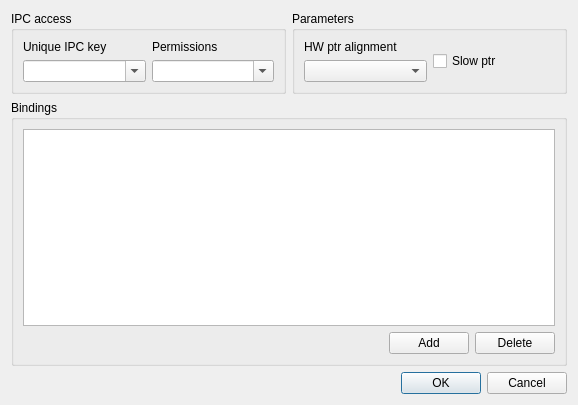
<?xml version="1.0" encoding="UTF-8"?>
<ui version="4.0">
 <class>ZShareDialog</class>
 <widget class="QDialog" name="ZShareDialog">
  <property name="geometry">
   <rect>
    <x>0</x>
    <y>0</y>
    <width>578</width>
    <height>405</height>
   </rect>
  </property>
  <property name="windowTitle">
   <string>dmix/dsnoop/dshare plugin properties</string>
  </property>
  <layout class="QVBoxLayout" name="verticalLayout_5">
   <item>
    <layout class="QHBoxLayout" name="horizontalLayout_4">
     <item>
      <widget class="QGroupBox" name="groupIPC">
       <property name="title">
        <string>IPC access</string>
       </property>
       <layout class="QHBoxLayout" name="horizontalLayout">
        <item>
         <layout class="QVBoxLayout" name="verticalLayout_2">
          <item>
           <widget class="QLabel" name="label_2">
            <property name="text">
             <string>Unique IPC key</string>
            </property>
            <property name="buddy">
             <cstring>comboIPCKey</cstring>
            </property>
           </widget>
          </item>
          <item>
           <widget class="QComboBox" name="comboIPCKey">
            <property name="editable">
             <bool>true</bool>
            </property>
           </widget>
          </item>
         </layout>
        </item>
        <item>
         <layout class="QVBoxLayout" name="verticalLayout">
          <item>
           <widget class="QLabel" name="label_3">
            <property name="text">
             <string>Permissions</string>
            </property>
            <property name="buddy">
             <cstring>comboIPCPerm</cstring>
            </property>
           </widget>
          </item>
          <item>
           <widget class="QComboBox" name="comboIPCPerm">
            <property name="editable">
             <bool>true</bool>
            </property>
           </widget>
          </item>
         </layout>
        </item>
       </layout>
      </widget>
     </item>
     <item>
      <widget class="QGroupBox" name="groupParams">
       <property name="title">
        <string>Parameters</string>
       </property>
       <layout class="QHBoxLayout" name="horizontalLayout_3">
        <item>
         <layout class="QVBoxLayout" name="verticalLayout_4">
          <item>
           <widget class="QLabel" name="label">
            <property name="text">
             <string>HW ptr alignment</string>
            </property>
            <property name="buddy">
             <cstring>comboHWPtrAlignment</cstring>
            </property>
           </widget>
          </item>
          <item>
           <widget class="QComboBox" name="comboHWPtrAlignment"/>
          </item>
         </layout>
        </item>
        <item>
         <widget class="QCheckBox" name="checkSlowPtr">
          <property name="toolTip">
           <string>Slow but more precise pointer updates</string>
          </property>
          <property name="text">
           <string>Slow ptr</string>
          </property>
          <property name="tristate">
           <bool>true</bool>
          </property>
         </widget>
        </item>
       </layout>
      </widget>
     </item>
    </layout>
   </item>
   <item>
    <widget class="QGroupBox" name="groupBindings">
     <property name="title">
      <string>Bindings</string>
     </property>
     <layout class="QVBoxLayout" name="verticalLayout_3">
      <item>
       <widget class="QTableWidget" name="tableBindings"/>
      </item>
      <item>
       <layout class="QHBoxLayout" name="horizontalLayout_2">
        <item>
         <spacer name="horizontalSpacer">
          <property name="orientation">
           <enum>Qt::Horizontal</enum>
          </property>
          <property name="sizeHint" stdset="0">
           <size>
            <width>40</width>
            <height>20</height>
           </size>
          </property>
         </spacer>
        </item>
        <item>
         <widget class="QPushButton" name="buttonAddBinding">
          <property name="text">
           <string>Add</string>
          </property>
         </widget>
        </item>
        <item>
         <widget class="QPushButton" name="buttonDeleteBinding">
          <property name="text">
           <string>Delete</string>
          </property>
         </widget>
        </item>
       </layout>
      </item>
     </layout>
    </widget>
   </item>
   <item>
    <widget class="QDialogButtonBox" name="buttonBox">
     <property name="orientation">
      <enum>Qt::Horizontal</enum>
     </property>
     <property name="standardButtons">
      <set>QDialogButtonBox::Cancel|QDialogButtonBox::Ok</set>
     </property>
    </widget>
   </item>
  </layout>
 </widget>
 <tabstops>
  <tabstop>comboIPCKey</tabstop>
  <tabstop>comboIPCPerm</tabstop>
  <tabstop>comboHWPtrAlignment</tabstop>
  <tabstop>checkSlowPtr</tabstop>
  <tabstop>tableBindings</tabstop>
  <tabstop>buttonAddBinding</tabstop>
  <tabstop>buttonDeleteBinding</tabstop>
 </tabstops>
 <resources/>
 <connections>
  <connection>
   <sender>buttonBox</sender>
   <signal>accepted()</signal>
   <receiver>ZShareDialog</receiver>
   <slot>accept()</slot>
   <hints>
    <hint type="sourcelabel">
     <x>227</x>
     <y>385</y>
    </hint>
    <hint type="destinationlabel">
     <x>157</x>
     <y>274</y>
    </hint>
   </hints>
  </connection>
  <connection>
   <sender>buttonBox</sender>
   <signal>rejected()</signal>
   <receiver>ZShareDialog</receiver>
   <slot>reject()</slot>
   <hints>
    <hint type="sourcelabel">
     <x>295</x>
     <y>391</y>
    </hint>
    <hint type="destinationlabel">
     <x>286</x>
     <y>274</y>
    </hint>
   </hints>
  </connection>
 </connections>
</ui>
